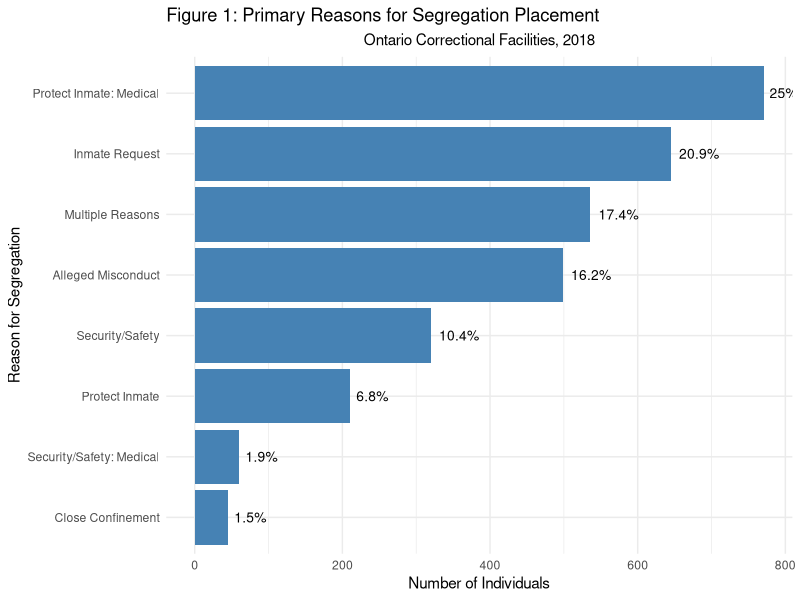
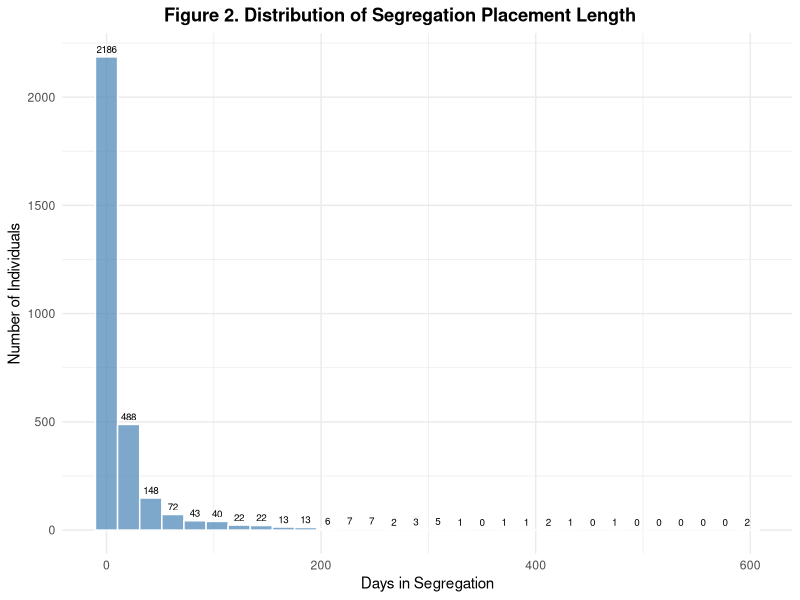

Write R code to recreate these figures, in order.
## ---- chunk 1
knitr::opts_chunk$set(echo = TRUE)
## ---- chunk 2
library(tidyverse)
library(lubridate)
library(dplyr)
library(ggplot2)
seg = read.csv("solgen-individuals-in-seg-2018.csv")
seg = seg %>% rename(Seg_length = Segregation.placement.length..in.days.) %>% 
  rename(Reason = Primary.reason.for.segregation)
## ---- chunk 3

seg_reason = seg %>%group_by(Reason) %>% summarise(n = n())

seg_reason = seg_reason%>%arrange(n)

seg_reason = seg_reason %>% mutate(Percentage = round(n/sum(seg_reason$n)*100,1))

seg_reason = seg_reason %>%
  mutate(Reason = case_when(
    Reason == "inmate request" ~ "Inmate Request",
    Reason == "inmate needs protection" ~ "Protect Inmate",
    Reason == "inmate needs protection: medical" ~ "Protect Inmate: Medical",
    Reason == "security of institution/safety of others" ~ "Security/Safety",
    Reason == "security of institution/safety of others: medical" ~ "Security/Safety: Medical",
    Reason == "alleged misconduct" ~ "Alleged Misconduct",
    Reason == "close confinement" ~ "Close Confinement",
    Reason == "multiple reasons" ~ "Multiple Reasons",
    TRUE ~ "Other"
  ))


ggplot(seg_reason, aes(x = reorder(Reason, n), y = n)) +
  geom_bar(stat = "identity", fill = "steelblue") + coord_flip() +
  labs(title = "Figure 1: Primary Reasons for Segregation Placement",
       subtitle = "Ontario Correctional Facilities, 2018", x = "Reason for Segregation", y = "Number of Individuals") +
  theme_minimal() +
  theme(plot.subtitle = element_text(hjust = 0.5)) +
  geom_text(aes(label = paste0(Percentage, "%")), 
            hjust = -0.2,  
            size = 3.5)
## ---- chunk 4
hist_data = ggplot_build(
  ggplot(seg, aes(x = Seg_length)) + 
    geom_histogram(bins = 30, fill = "steelblue", color = "white")
)$data[[1]]

ggplot(seg, aes(x = Seg_length)) +
  geom_histogram(bins = 30, fill = "steelblue", color = "white", alpha = 0.7) +
  labs(title = "Figure 2. Distribution of Segregation Placement Length",
       x = "Days in Segregation", 
       y = "Number of Individuals") +
  theme_minimal() +
  theme(plot.title = element_text(hjust = 0.5, face = "bold"),
        plot.title.position = "plot") +   geom_text(data = hist_data, aes(x = (xmin + xmax)/2, y = count, label = count),
                                                    vjust = -0.5, 
                                                    size = 2.5)
## ---- chunk 5
# Mean by mental health
mental_summary = seg %>%
  group_by(Mental.health.alert) %>% summarise(Count = n(),
    Mean_days = mean(Seg_length),
    SD = sd(Seg_length)
  ) %>% rename(Group = Mental.health.alert)
mental_summary = add_column(mental_summary, "Variable" =  rep("Mental health alert", 2), .before = "Group")


# Mean by suicide risk
suicide_summary = seg %>%
  group_by(Suicide.risk.alert) %>% summarise(Count = n(),
    Mean_days = mean(Seg_length),
    SD = sd(Seg_length)
  )%>% rename(Group = Suicide.risk.alert)

suicide_summary = add_column(suicide_summary, "Variable" =  rep("Suicide risk alert", 2), .before = "Group")


# Mean by gender
gender_summary = seg %>%
  group_by(Gender)%>% summarise(Count = n(),
    Mean_days = mean(Seg_length),
    SD = sd(Seg_length)
  )%>% rename(Group = Gender)
  
gender_summary = add_column(gender_summary, "Variable" =  rep("Gender", 2), .before = "Group")

middle_summary= full_join(mental_summary, suicide_summary)
final_summary = full_join(middle_summary, gender_summary)
knitr::kable(final_summary)
